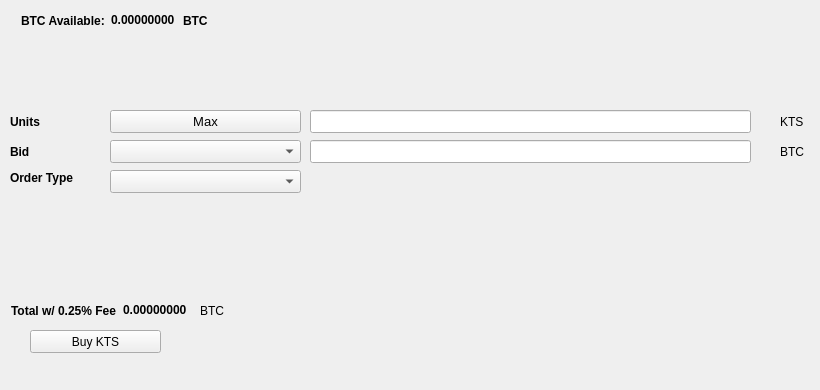
   <widget class="QWidget" name="BuyTab">
    <attribute name="title">
     <string>Buy</string>
    </attribute>
    <widget class="QPushButton" name="BuyKTS">
     <property name="geometry">
      <rect>
       <x>30</x>
       <y>330</y>
       <width>131</width>
       <height>23</height>
      </rect>
     </property>
     <property name="text">
      <string>Buy KTS</string>
     </property>
     <property name="icon">
      <iconset resource="../kts.qrc">
       <normaloff>:/icons/bitcoin</normaloff>:/icons/bitcoin</iconset>
     </property>
    </widget>
    <widget class="QLabel" name="label_3">
     <property name="geometry">
      <rect>
       <x>10</x>
       <y>110</y>
       <width>46</width>
       <height>23</height>
      </rect>
     </property>
     <property name="font">
      <font>
       <weight>75</weight>
       <bold>true</bold>
      </font>
     </property>
     <property name="text">
      <string>Units</string>
     </property>
    </widget>
    <widget class="QLineEdit" name="UnitsInput">
     <property name="geometry">
      <rect>
       <x>310</x>
       <y>110</y>
       <width>441</width>
       <height>23</height>
      </rect>
     </property>
     <property name="font">
      <font>
       <pointsize>9</pointsize>
       <weight>75</weight>
       <bold>true</bold>
      </font>
     </property>
    </widget>
    <widget class="QLineEdit" name="BuyBidPriceEdit">
     <property name="geometry">
      <rect>
       <x>310</x>
       <y>140</y>
       <width>441</width>
       <height>23</height>
      </rect>
     </property>
     <property name="font">
      <font>
       <pointsize>9</pointsize>
       <weight>75</weight>
       <bold>true</bold>
      </font>
     </property>
    </widget>
    <widget class="QLabel" name="label_4">
     <property name="geometry">
      <rect>
       <x>780</x>
       <y>110</y>
       <width>31</width>
       <height>23</height>
      </rect>
     </property>
     <property name="text">
      <string>KTS</string>
     </property>
    </widget>
    <widget class="QLabel" name="label_5">
     <property name="geometry">
      <rect>
       <x>780</x>
       <y>140</y>
       <width>31</width>
       <height>23</height>
      </rect>
     </property>
     <property name="text">
      <string>BTC</string>
     </property>
    </widget>
    <widget class="QLabel" name="label_6">
     <property name="geometry">
      <rect>
       <x>10</x>
       <y>140</y>
       <width>46</width>
       <height>23</height>
      </rect>
     </property>
     <property name="font">
      <font>
       <weight>75</weight>
       <bold>true</bold>
      </font>
     </property>
     <property name="text">
      <string>Bid</string>
     </property>
    </widget>
    <widget class="QLabel" name="label_7">
     <property name="geometry">
      <rect>
       <x>10</x>
       <y>170</y>
       <width>91</width>
       <height>16</height>
      </rect>
     </property>
     <property name="font">
      <font>
       <weight>75</weight>
       <bold>true</bold>
      </font>
     </property>
     <property name="text">
      <string>Order Type</string>
     </property>
    </widget>
    <widget class="QPushButton" name="Buy_Max_Amount">
     <property name="geometry">
      <rect>
       <x>110</x>
       <y>110</y>
       <width>191</width>
       <height>23</height>
      </rect>
     </property>
     <property name="font">
      <font>
       <pointsize>10</pointsize>
      </font>
     </property>
     <property name="text">
      <string>Max</string>
     </property>
    </widget>
    <widget class="QComboBox" name="BuyBidcomboBox">
     <property name="geometry">
      <rect>
       <x>110</x>
       <y>140</y>
       <width>191</width>
       <height>23</height>
      </rect>
     </property>
     <property name="font">
      <font>
       <pointsize>10</pointsize>
      </font>
     </property>
    </widget>
    <widget class="QComboBox" name="buyOrdertypeCombo">
     <property name="geometry">
      <rect>
       <x>110</x>
       <y>170</y>
       <width>191</width>
       <height>23</height>
      </rect>
     </property>
     <property name="font">
      <font>
       <pointsize>10</pointsize>
      </font>
     </property>
    </widget>
    <widget class="QWidget" name="layoutWidget1">
     <property name="geometry">
      <rect>
       <x>21</x>
       <y>11</y>
       <width>227</width>
       <height>19</height>
      </rect>
     </property>
     <layout class="QHBoxLayout" name="horizontalLayout_3">
      <item>
       <widget class="QLabel" name="label232">
        <property name="font">
         <font>
          <weight>75</weight>
          <bold>true</bold>
         </font>
        </property>
        <property name="text">
         <string>BTC Available:</string>
        </property>
       </widget>
      </item>
      <item>
       <widget class="QLabel" name="BtcAvailableLbl">
        <property name="palette">
         <palette>
          <active>
           <colorrole role="WindowText">
            <brush brushstyle="SolidPattern">
             <color alpha="255">
              <red>0</red>
              <green>0</green>
              <blue>0</blue>
             </color>
            </brush>
           </colorrole>
           <colorrole role="Button">
            <brush brushstyle="SolidPattern">
             <color alpha="255">
              <red>0</red>
              <green>170</green>
              <blue>0</blue>
             </color>
            </brush>
           </colorrole>
           <colorrole role="Light">
            <brush brushstyle="SolidPattern">
             <color alpha="255">
              <red>0</red>
              <green>255</green>
              <blue>0</blue>
             </color>
            </brush>
           </colorrole>
           <colorrole role="Midlight">
            <brush brushstyle="SolidPattern">
             <color alpha="255">
              <red>0</red>
              <green>212</green>
              <blue>0</blue>
             </color>
            </brush>
           </colorrole>
           <colorrole role="Dark">
            <brush brushstyle="SolidPattern">
             <color alpha="255">
              <red>0</red>
              <green>85</green>
              <blue>0</blue>
             </color>
            </brush>
           </colorrole>
           <colorrole role="Mid">
            <brush brushstyle="SolidPattern">
             <color alpha="255">
              <red>0</red>
              <green>113</green>
              <blue>0</blue>
             </color>
            </brush>
           </colorrole>
           <colorrole role="Text">
            <brush brushstyle="SolidPattern">
             <color alpha="255">
              <red>0</red>
              <green>170</green>
              <blue>0</blue>
             </color>
            </brush>
           </colorrole>
           <colorrole role="BrightText">
            <brush brushstyle="SolidPattern">
             <color alpha="255">
              <red>255</red>
              <green>255</green>
              <blue>255</blue>
             </color>
            </brush>
           </colorrole>
           <colorrole role="ButtonText">
            <brush brushstyle="SolidPattern">
             <color alpha="255">
              <red>0</red>
              <green>0</green>
              <blue>0</blue>
             </color>
            </brush>
           </colorrole>
           <colorrole role="Base">
            <brush brushstyle="SolidPattern">
             <color alpha="255">
              <red>255</red>
              <green>255</green>
              <blue>255</blue>
             </color>
            </brush>
           </colorrole>
           <colorrole role="Window">
            <brush brushstyle="SolidPattern">
             <color alpha="255">
              <red>0</red>
              <green>170</green>
              <blue>0</blue>
             </color>
            </brush>
           </colorrole>
           <colorrole role="Shadow">
            <brush brushstyle="SolidPattern">
             <color alpha="255">
              <red>0</red>
              <green>0</green>
              <blue>0</blue>
             </color>
            </brush>
           </colorrole>
           <colorrole role="AlternateBase">
            <brush brushstyle="SolidPattern">
             <color alpha="255">
              <red>127</red>
              <green>212</green>
              <blue>127</blue>
             </color>
            </brush>
           </colorrole>
           <colorrole role="ToolTipBase">
            <brush brushstyle="SolidPattern">
             <color alpha="255">
              <red>255</red>
              <green>255</green>
              <blue>220</blue>
             </color>
            </brush>
           </colorrole>
           <colorrole role="ToolTipText">
            <brush brushstyle="SolidPattern">
             <color alpha="255">
              <red>0</red>
              <green>0</green>
              <blue>0</blue>
             </color>
            </brush>
           </colorrole>
          </active>
          <inactive>
           <colorrole role="WindowText">
            <brush brushstyle="SolidPattern">
             <color alpha="255">
              <red>0</red>
              <green>0</green>
              <blue>0</blue>
             </color>
            </brush>
           </colorrole>
           <colorrole role="Button">
            <brush brushstyle="SolidPattern">
             <color alpha="255">
              <red>0</red>
              <green>170</green>
              <blue>0</blue>
             </color>
            </brush>
           </colorrole>
           <colorrole role="Light">
            <brush brushstyle="SolidPattern">
             <color alpha="255">
              <red>0</red>
              <green>255</green>
              <blue>0</blue>
             </color>
            </brush>
           </colorrole>
           <colorrole role="Midlight">
            <brush brushstyle="SolidPattern">
             <color alpha="255">
              <red>0</red>
              <green>212</green>
              <blue>0</blue>
             </color>
            </brush>
           </colorrole>
           <colorrole role="Dark">
            <brush brushstyle="SolidPattern">
             <color alpha="255">
              <red>0</red>
              <green>85</green>
              <blue>0</blue>
             </color>
            </brush>
           </colorrole>
           <colorrole role="Mid">
            <brush brushstyle="SolidPattern">
             <color alpha="255">
              <red>0</red>
              <green>113</green>
              <blue>0</blue>
             </color>
            </brush>
           </colorrole>
           <colorrole role="Text">
            <brush brushstyle="SolidPattern">
             <color alpha="255">
              <red>0</red>
              <green>170</green>
              <blue>0</blue>
             </color>
            </brush>
           </colorrole>
           <colorrole role="BrightText">
            <brush brushstyle="SolidPattern">
             <color alpha="255">
              <red>255</red>
              <green>255</green>
              <blue>255</blue>
             </color>
            </brush>
           </colorrole>
           <colorrole role="ButtonText">
            <brush brushstyle="SolidPattern">
             <color alpha="255">
              <red>0</red>
              <green>0</green>
              <blue>0</blue>
             </color>
            </brush>
           </colorrole>
           <colorrole role="Base">
            <brush brushstyle="SolidPattern">
             <color alpha="255">
              <red>255</red>
              <green>255</green>
              <blue>255</blue>
             </color>
            </brush>
           </colorrole>
           <colorrole role="Window">
            <brush brushstyle="SolidPattern">
             <color alpha="255">
              <red>0</red>
              <green>170</green>
              <blue>0</blue>
             </color>
            </brush>
           </colorrole>
           <colorrole role="Shadow">
            <brush brushstyle="SolidPattern">
             <color alpha="255">
              <red>0</red>
              <green>0</green>
              <blue>0</blue>
             </color>
            </brush>
           </colorrole>
           <colorrole role="AlternateBase">
            <brush brushstyle="SolidPattern">
             <color alpha="255">
              <red>127</red>
              <green>212</green>
              <blue>127</blue>
             </color>
            </brush>
           </colorrole>
           <colorrole role="ToolTipBase">
            <brush brushstyle="SolidPattern">
             <color alpha="255">
              <red>255</red>
              <green>255</green>
              <blue>220</blue>
             </color>
            </brush>
           </colorrole>
           <colorrole role="ToolTipText">
            <brush brushstyle="SolidPattern">
             <color alpha="255">
              <red>0</red>
              <green>0</green>
              <blue>0</blue>
             </color>
            </brush>
           </colorrole>
          </inactive>
          <disabled>
           <colorrole role="WindowText">
            <brush brushstyle="SolidPattern">
             <color alpha="255">
              <red>0</red>
              <green>85</green>
              <blue>0</blue>
             </color>
            </brush>
           </colorrole>
           <colorrole role="Button">
            <brush brushstyle="SolidPattern">
             <color alpha="255">
              <red>0</red>
              <green>170</green>
              <blue>0</blue>
             </color>
            </brush>
           </colorrole>
           <colorrole role="Light">
            <brush brushstyle="SolidPattern">
             <color alpha="255">
              <red>0</red>
              <green>255</green>
              <blue>0</blue>
             </color>
            </brush>
           </colorrole>
           <colorrole role="Midlight">
            <brush brushstyle="SolidPattern">
             <color alpha="255">
              <red>0</red>
              <green>212</green>
              <blue>0</blue>
             </color>
            </brush>
           </colorrole>
           <colorrole role="Dark">
            <brush brushstyle="SolidPattern">
             <color alpha="255">
              <red>0</red>
              <green>85</green>
              <blue>0</blue>
             </color>
            </brush>
           </colorrole>
           <colorrole role="Mid">
            <brush brushstyle="SolidPattern">
             <color alpha="255">
              <red>0</red>
              <green>113</green>
              <blue>0</blue>
             </color>
            </brush>
           </colorrole>
           <colorrole role="Text">
            <brush brushstyle="SolidPattern">
             <color alpha="255">
              <red>0</red>
              <green>85</green>
              <blue>0</blue>
             </color>
            </brush>
           </colorrole>
           <colorrole role="BrightText">
            <brush brushstyle="SolidPattern">
             <color alpha="255">
              <red>255</red>
              <green>255</green>
              <blue>255</blue>
             </color>
            </brush>
           </colorrole>
           <colorrole role="ButtonText">
            <brush brushstyle="SolidPattern">
             <color alpha="255">
              <red>0</red>
              <green>85</green>
              <blue>0</blue>
             </color>
            </brush>
           </colorrole>
           <colorrole role="Base">
            <brush brushstyle="SolidPattern">
             <color alpha="255">
              <red>0</red>
              <green>170</green>
              <blue>0</blue>
             </color>
            </brush>
           </colorrole>
           <colorrole role="Window">
            <brush brushstyle="SolidPattern">
             <color alpha="255">
              <red>0</red>
              <green>170</green>
              <blue>0</blue>
             </color>
            </brush>
           </colorrole>
           <colorrole role="Shadow">
            <brush brushstyle="SolidPattern">
             <color alpha="255">
              <red>0</red>
              <green>0</green>
              <blue>0</blue>
             </color>
            </brush>
           </colorrole>
           <colorrole role="AlternateBase">
            <brush brushstyle="SolidPattern">
             <color alpha="255">
              <red>0</red>
              <green>170</green>
              <blue>0</blue>
             </color>
            </brush>
           </colorrole>
           <colorrole role="ToolTipBase">
            <brush brushstyle="SolidPattern">
             <color alpha="255">
              <red>255</red>
              <green>255</green>
              <blue>220</blue>
             </color>
            </brush>
           </colorrole>
           <colorrole role="ToolTipText">
            <brush brushstyle="SolidPattern">
             <color alpha="255">
              <red>0</red>
              <green>0</green>
              <blue>0</blue>
             </color>
            </brush>
           </colorrole>
          </disabled>
         </palette>
        </property>
        <property name="font">
         <font>
          <weight>75</weight>
          <bold>true</bold>
         </font>
        </property>
        <property name="text">
         <string>0.00000000</string>
        </property>
        <property name="textInteractionFlags">
         <set>Qt::LinksAccessibleByMouse|Qt::TextSelectableByKeyboard|Qt::TextSelectableByMouse</set>
        </property>
       </widget>
      </item>
      <item>
       <widget class="QLabel" name="BtcAvailableLbl_2">
        <property name="font">
         <font>
          <weight>75</weight>
          <bold>true</bold>
         </font>
        </property>
        <property name="text">
         <string>BTC</string>
        </property>
       </widget>
      </item>
     </layout>
    </widget>
    <widget class="QWidget" name="layoutWidge2">
     <property name="geometry">
      <rect>
       <x>11</x>
       <y>301</y>
       <width>259</width>
       <height>19</height>
      </rect>
     </property>
     <layout class="QHBoxLayout" name="horizontalLayout_4">
      <item>
       <widget class="QLabel" name="label_9">
        <property name="font">
         <font>
          <weight>75</weight>
          <bold>true</bold>
         </font>
        </property>
        <property name="text">
         <string>Total w/ 0.25% Fee</string>
        </property>
       </widget>
      </item>
      <item>
       <widget class="QLabel" name="BuyCostLabel">
        <property name="palette">
         <palette>
          <active>
           <colorrole role="WindowText">
            <brush brushstyle="SolidPattern">
             <color alpha="255">
              <red>0</red>
              <green>0</green>
              <blue>0</blue>
             </color>
            </brush>
           </colorrole>
           <colorrole role="Button">
            <brush brushstyle="SolidPattern">
             <color alpha="255">
              <red>0</red>
              <green>170</green>
              <blue>0</blue>
             </color>
            </brush>
           </colorrole>
           <colorrole role="Light">
            <brush brushstyle="SolidPattern">
             <color alpha="255">
              <red>0</red>
              <green>255</green>
              <blue>0</blue>
             </color>
            </brush>
           </colorrole>
           <colorrole role="Midlight">
            <brush brushstyle="SolidPattern">
             <color alpha="255">
              <red>0</red>
              <green>212</green>
              <blue>0</blue>
             </color>
            </brush>
           </colorrole>
           <colorrole role="Dark">
            <brush brushstyle="SolidPattern">
             <color alpha="255">
              <red>0</red>
              <green>85</green>
              <blue>0</blue>
             </color>
            </brush>
           </colorrole>
           <colorrole role="Mid">
            <brush brushstyle="SolidPattern">
             <color alpha="255">
              <red>0</red>
              <green>113</green>
              <blue>0</blue>
             </color>
            </brush>
           </colorrole>
           <colorrole role="Text">
            <brush brushstyle="SolidPattern">
             <color alpha="255">
              <red>0</red>
              <green>170</green>
              <blue>0</blue>
             </color>
            </brush>
           </colorrole>
           <colorrole role="BrightText">
            <brush brushstyle="SolidPattern">
             <color alpha="255">
              <red>255</red>
              <green>255</green>
              <blue>255</blue>
             </color>
            </brush>
           </colorrole>
           <colorrole role="ButtonText">
            <brush brushstyle="SolidPattern">
             <color alpha="255">
              <red>0</red>
              <green>0</green>
              <blue>0</blue>
             </color>
            </brush>
           </colorrole>
           <colorrole role="Base">
            <brush brushstyle="SolidPattern">
             <color alpha="255">
              <red>255</red>
              <green>255</green>
              <blue>255</blue>
             </color>
            </brush>
           </colorrole>
           <colorrole role="Window">
            <brush brushstyle="SolidPattern">
             <color alpha="255">
              <red>0</red>
              <green>170</green>
              <blue>0</blue>
             </color>
            </brush>
           </colorrole>
           <colorrole role="Shadow">
            <brush brushstyle="SolidPattern">
             <color alpha="255">
              <red>0</red>
              <green>0</green>
              <blue>0</blue>
             </color>
            </brush>
           </colorrole>
           <colorrole role="AlternateBase">
            <brush brushstyle="SolidPattern">
             <color alpha="255">
              <red>127</red>
              <green>212</green>
              <blue>127</blue>
             </color>
            </brush>
           </colorrole>
           <colorrole role="ToolTipBase">
            <brush brushstyle="SolidPattern">
             <color alpha="255">
              <red>255</red>
              <green>255</green>
              <blue>220</blue>
             </color>
            </brush>
           </colorrole>
           <colorrole role="ToolTipText">
            <brush brushstyle="SolidPattern">
             <color alpha="255">
              <red>0</red>
              <green>0</green>
              <blue>0</blue>
             </color>
            </brush>
           </colorrole>
          </active>
          <inactive>
           <colorrole role="WindowText">
            <brush brushstyle="SolidPattern">
             <color alpha="255">
              <red>0</red>
              <green>0</green>
              <blue>0</blue>
             </color>
            </brush>
           </colorrole>
           <colorrole role="Button">
            <brush brushstyle="SolidPattern">
             <color alpha="255">
              <red>0</red>
              <green>170</green>
              <blue>0</blue>
             </color>
            </brush>
           </colorrole>
           <colorrole role="Light">
            <brush brushstyle="SolidPattern">
             <color alpha="255">
              <red>0</red>
              <green>255</green>
              <blue>0</blue>
             </color>
            </brush>
           </colorrole>
           <colorrole role="Midlight">
            <brush brushstyle="SolidPattern">
             <color alpha="255">
              <red>0</red>
              <green>212</green>
              <blue>0</blue>
             </color>
            </brush>
           </colorrole>
           <colorrole role="Dark">
            <brush brushstyle="SolidPattern">
             <color alpha="255">
              <red>0</red>
              <green>85</green>
              <blue>0</blue>
             </color>
            </brush>
           </colorrole>
           <colorrole role="Mid">
            <brush brushstyle="SolidPattern">
             <color alpha="255">
              <red>0</red>
              <green>113</green>
              <blue>0</blue>
             </color>
            </brush>
           </colorrole>
           <colorrole role="Text">
            <brush brushstyle="SolidPattern">
             <color alpha="255">
              <red>0</red>
              <green>170</green>
              <blue>0</blue>
             </color>
            </brush>
           </colorrole>
           <colorrole role="BrightText">
            <brush brushstyle="SolidPattern">
             <color alpha="255">
              <red>255</red>
              <green>255</green>
              <blue>255</blue>
             </color>
            </brush>
           </colorrole>
           <colorrole role="ButtonText">
            <brush brushstyle="SolidPattern">
             <color alpha="255">
              <red>0</red>
              <green>0</green>
              <blue>0</blue>
             </color>
            </brush>
           </colorrole>
           <colorrole role="Base">
            <brush brushstyle="SolidPattern">
             <color alpha="255">
              <red>255</red>
              <green>255</green>
              <blue>255</blue>
             </color>
            </brush>
           </colorrole>
           <colorrole role="Window">
            <brush brushstyle="SolidPattern">
             <color alpha="255">
              <red>0</red>
              <green>170</green>
              <blue>0</blue>
             </color>
            </brush>
           </colorrole>
           <colorrole role="Shadow">
            <brush brushstyle="SolidPattern">
             <color alpha="255">
              <red>0</red>
              <green>0</green>
              <blue>0</blue>
             </color>
            </brush>
           </colorrole>
           <colorrole role="AlternateBase">
            <brush brushstyle="SolidPattern">
             <color alpha="255">
              <red>127</red>
              <green>212</green>
              <blue>127</blue>
             </color>
            </brush>
           </colorrole>
           <colorrole role="ToolTipBase">
            <brush brushstyle="SolidPattern">
             <color alpha="255">
              <red>255</red>
              <green>255</green>
              <blue>220</blue>
             </color>
            </brush>
           </colorrole>
           <colorrole role="ToolTipText">
            <brush brushstyle="SolidPattern">
             <color alpha="255">
              <red>0</red>
              <green>0</green>
              <blue>0</blue>
             </color>
            </brush>
           </colorrole>
          </inactive>
          <disabled>
           <colorrole role="WindowText">
            <brush brushstyle="SolidPattern">
             <color alpha="255">
              <red>0</red>
              <green>85</green>
              <blue>0</blue>
             </color>
            </brush>
           </colorrole>
           <colorrole role="Button">
            <brush brushstyle="SolidPattern">
             <color alpha="255">
              <red>0</red>
              <green>170</green>
              <blue>0</blue>
             </color>
            </brush>
           </colorrole>
           <colorrole role="Light">
            <brush brushstyle="SolidPattern">
             <color alpha="255">
              <red>0</red>
              <green>255</green>
              <blue>0</blue>
             </color>
            </brush>
           </colorrole>
           <colorrole role="Midlight">
            <brush brushstyle="SolidPattern">
             <color alpha="255">
              <red>0</red>
              <green>212</green>
              <blue>0</blue>
             </color>
            </brush>
           </colorrole>
           <colorrole role="Dark">
            <brush brushstyle="SolidPattern">
             <color alpha="255">
              <red>0</red>
              <green>85</green>
              <blue>0</blue>
             </color>
            </brush>
           </colorrole>
           <colorrole role="Mid">
            <brush brushstyle="SolidPattern">
             <color alpha="255">
              <red>0</red>
              <green>113</green>
              <blue>0</blue>
             </color>
            </brush>
           </colorrole>
           <colorrole role="Text">
            <brush brushstyle="SolidPattern">
             <color alpha="255">
              <red>0</red>
              <green>85</green>
              <blue>0</blue>
             </color>
            </brush>
           </colorrole>
           <colorrole role="BrightText">
            <brush brushstyle="SolidPattern">
             <color alpha="255">
              <red>255</red>
              <green>255</green>
              <blue>255</blue>
             </color>
            </brush>
           </colorrole>
           <colorrole role="ButtonText">
            <brush brushstyle="SolidPattern">
             <color alpha="255">
              <red>0</red>
              <green>85</green>
              <blue>0</blue>
             </color>
            </brush>
           </colorrole>
           <colorrole role="Base">
            <brush brushstyle="SolidPattern">
             <color alpha="255">
              <red>0</red>
              <green>170</green>
              <blue>0</blue>
             </color>
            </brush>
           </colorrole>
           <colorrole role="Window">
            <brush brushstyle="SolidPattern">
             <color alpha="255">
              <red>0</red>
              <green>170</green>
              <blue>0</blue>
             </color>
            </brush>
           </colorrole>
           <colorrole role="Shadow">
            <brush brushstyle="SolidPattern">
             <color alpha="255">
              <red>0</red>
              <green>0</green>
              <blue>0</blue>
             </color>
            </brush>
           </colorrole>
           <colorrole role="AlternateBase">
            <brush brushstyle="SolidPattern">
             <color alpha="255">
              <red>0</red>
              <green>170</green>
              <blue>0</blue>
             </color>
            </brush>
           </colorrole>
           <colorrole role="ToolTipBase">
            <brush brushstyle="SolidPattern">
             <color alpha="255">
              <red>255</red>
              <green>255</green>
              <blue>220</blue>
             </color>
            </brush>
           </colorrole>
           <colorrole role="ToolTipText">
            <brush brushstyle="SolidPattern">
             <color alpha="255">
              <red>0</red>
              <green>0</green>
              <blue>0</blue>
             </color>
            </brush>
           </colorrole>
          </disabled>
         </palette>
        </property>
        <property name="font">
         <font>
          <weight>75</weight>
          <bold>true</bold>
         </font>
        </property>
        <property name="autoFillBackground">
         <bool>false</bool>
        </property>
        <property name="text">
         <string>0.00000000</string>
        </property>
        <property name="textInteractionFlags">
         <set>Qt::LinksAccessibleByMouse|Qt::TextSelectableByMouse</set>
        </property>
       </widget>
      </item>
      <item>
       <widget class="QLabel" name="label_10">
        <property name="font">
         <font>
          <weight>50</weight>
          <bold>false</bold>
         </font>
        </property>
        <property name="text">
         <string>BTC</string>
        </property>
       </widget>
      </item>
     </layout>
    </widget>
    <widget class="QLabel" name="label_24">
     <property name="geometry">
      <rect>
       <x>460</x>
       <y>300</y>
       <width>281</width>
       <height>81</height>
      </rect>
     </property>
     <property name="text">
      <string/>
     </property>
     <property name="pixmap">
      <pixmap>:/images/bittrex</pixmap>
     </property>
    </widget>
   </widget>
